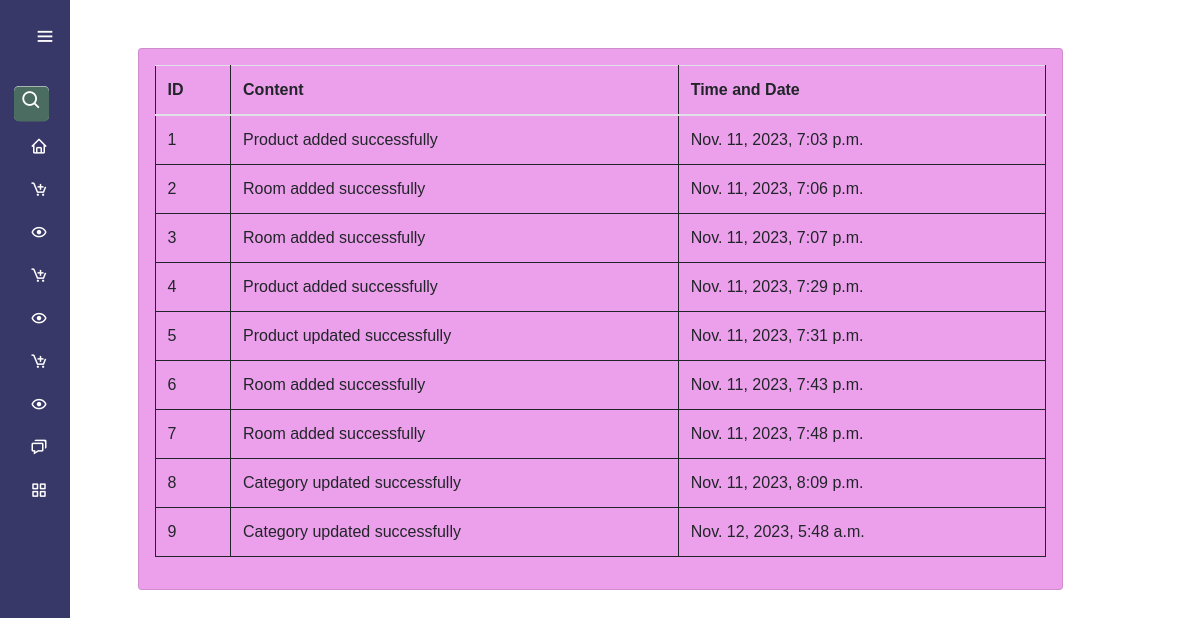
Screenshot of /message/ with the database file from the repository.
### Invent/models.py (models this page shows)
class ProductMessage(models.Model):
    content = models.CharField(max_length=255)
    timestamp = models.DateTimeField(auto_now_add=True)

### Invent/views.py (the view)
# urls.py: path('message/',message,name="message"),
def message(request):
    queryset=ProductMessage.objects.all()
    context={
    'message':queryset,
   }
    return render(request, "message.html",context);

### Invent/templates/message.html (shortened to what this page needs)
{% extends "base_side.html" %} {% block start %}
<div class="container mt-5">
  <form
    class="col-10 mx-auto card p-3 shadow-1g"
    method="POST"
    enctype="multipart/form-data"
    style="background-color: rgb(236, 160, 236);"
  >
    <table class="table" style="width: 100%;">
      <thead>
        <tr>
          <th scope="col">ID</th>
          <th scope="col">Content</th>
          <th scope="col">Time and Date</th>
        </tr>
      </thead>
      <tbody>
        {% for message in message %}
        <tr>
          <td>{{ forloop.counter }}</td>
          <td>{{ message.content }}</td>
          <td>
            {{message.timestamp}}
          </td>
        </tr>
        {% endfor %}
      </tbody>
    </table>
</div>
{% endblock %}

### Invent/templates/base_side.html (style rules this page uses)
table, th, td { border: 1px solid; }

### rows the page displays
ProductMessage: content "Product added successfully", timestamp "Nov. 11, 2023, 7:03 p.m."
ProductMessage: content "Room added successfully", timestamp "Nov. 11, 2023, 7:06 p.m."
ProductMessage: content "Room added successfully", timestamp "Nov. 11, 2023, 7:07 p.m."
ProductMessage: content "Product added successfully", timestamp "Nov. 11, 2023, 7:29 p.m."
ProductMessage: content "Product updated successfully", timestamp "Nov. 11, 2023, 7:31 p.m."
ProductMessage: content "Room added successfully", timestamp "Nov. 11, 2023, 7:43 p.m."
ProductMessage: content "Room added successfully", timestamp "Nov. 11, 2023, 7:48 p.m."
ProductMessage: content "Category updated successfully", timestamp "Nov. 11, 2023, 8:09 p.m."
ProductMessage: content "Category updated successfully", timestamp "Nov. 12, 2023, 5:48 a.m."
